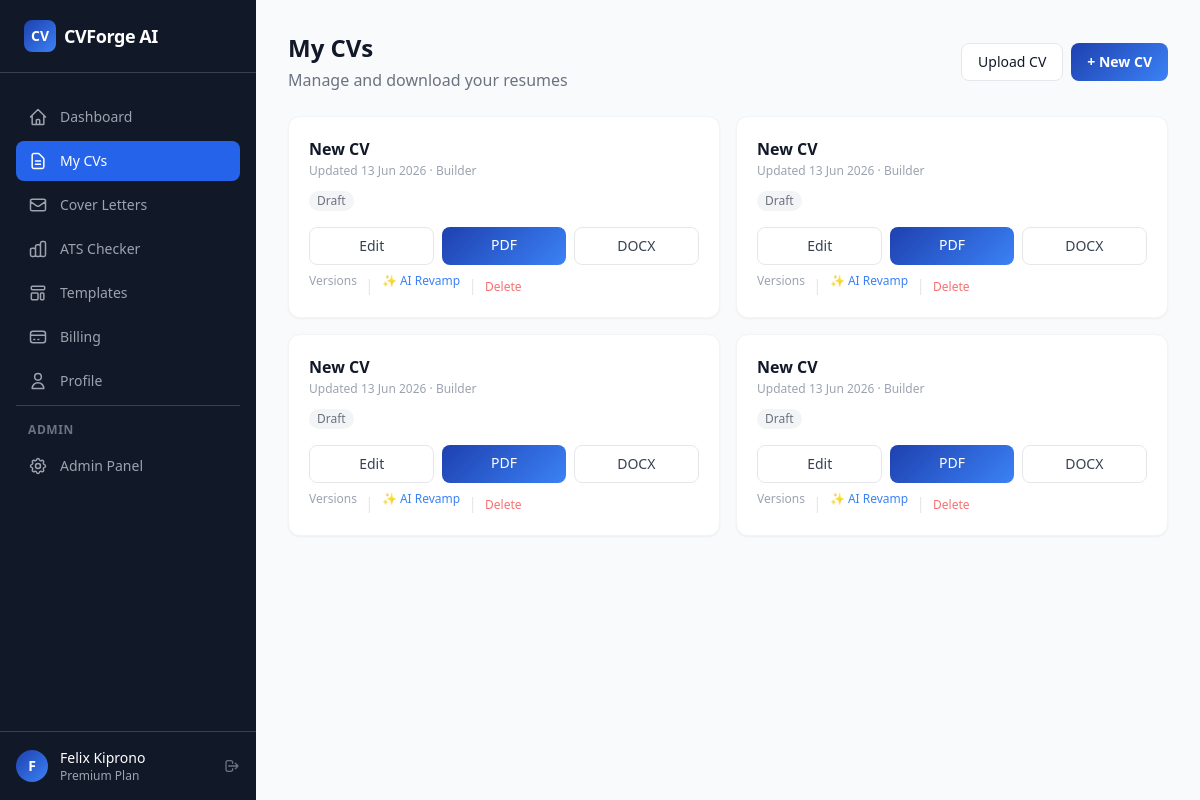
Screenshot of /cv/ (signed in) with the database file from the repository.
### app/models.py (models this page shows, shortened)
class User(db.Model, UserMixin):
    __tablename__ = "users"
    id = db.Column(db.Integer, primary_key=True)
    email = db.Column(db.String(255), unique=True, nullable=False, index=True)
    username = db.Column(db.String(80), unique=True, nullable=True, index=True)
    password_hash = db.Column(db.String(255), nullable=True)
    first_name = db.Column(db.String(80), nullable=True)
    last_name = db.Column(db.String(80), nullable=True)
    avatar_url = db.Column(db.String(500), nullable=True)
    google_id = db.Column(db.String(255), unique=True, nullable=True, index=True)
    oauth_provider = db.Column(db.String(50), nullable=True)
    is_active = db.Column(db.Boolean, default=True, nullable=False)
    is_admin = db.Column(db.Boolean, default=False, nullable=False)
    is_verified = db.Column(db.Boolean, default=False, nullable=False)
    verification_token = db.Column(db.String(255), nullable=True)
    reset_token = db.Column(db.String(255), nullable=True)
    reset_token_expires = db.Column(db.DateTime(timezone=True), nullable=True)
    plan = db.Column(db.String(20), default="free", nullable=False)
    plan_expires_at = db.Column(db.DateTime(timezone=True), nullable=True)
    created_at = db.Column(db.DateTime(timezone=True), default=utcnow, nullable=False)
    updated_at = db.Column(db.DateTime(timezone=True), default=utcnow, onupdate=utcnow, nullable=False)
    last_login_at = db.Column(db.DateTime(timezone=True), nullable=True)
    profile = db.relationship("Profile", backref="user", uselist=False, lazy="joined", cascade="all, delete-orphan")
    resumes = db.relationship("Resume", backref="user", lazy="dynamic", cascade="all, delete-orphan")
    cover_letters = db.relationship("CoverLetter", backref="user", lazy="dynamic", cascade="all, delete-orphan")
    subscriptions = db.relationship("Subscription", backref="user", lazy="dynamic", cascade="all, delete-orphan")
    payments = db.relationship("Payment", backref="user", lazy="dynamic", cascade="all, delete-orphan")
    ai_usages = db.relationship("AIUsage", backref="user", lazy="dynamic", cascade="all, delete-orphan")
    activity_logs = db.relationship("ActivityLog", backref="user", lazy="dynamic", cascade="all, delete-orphan")
    notifications = db.relationship("Notification", backref="user", lazy="dynamic", cascade="all, delete-orphan")
    @property
    def is_premium(self) -> bool:
        if self.plan in ("pro", "premium") and self.plan_expires_at:
            return _make_aware(self.plan_expires_at) > datetime.now(timezone.utc)
        return False
    @property
    def full_name(self) -> str:
        parts = filter(None, [self.first_name, self.last_name])
        return " ".join(parts) or self.email.split("@")[0]

class Resume(db.Model):
    __tablename__ = "resumes"
    id = db.Column(db.Integer, primary_key=True)
    user_id = db.Column(db.Integer, db.ForeignKey("users.id"), nullable=False, index=True)
    template_id = db.Column(db.Integer, db.ForeignKey("templates.id"), nullable=True)
    title = db.Column(db.String(255), nullable=False, default="Untitled Resume")
    slug = db.Column(db.String(255), nullable=True, index=True)
    status = db.Column(db.String(20), default="draft")
    ats_score = db.Column(db.Integer, nullable=True)
    ats_report = db.Column(db.JSON, nullable=True)
    personal_info = db.Column(db.JSON, nullable=True)
    professional_summary = db.Column(db.Text, nullable=True)
    work_experience = db.Column(db.JSON, nullable=True)
    education = db.Column(db.JSON, nullable=True)
    skills = db.Column(db.JSON, nullable=True)
    certifications = db.Column(db.JSON, nullable=True)
    projects = db.Column(db.JSON, nullable=True)
    references = db.Column(db.JSON, nullable=True)
    languages = db.Column(db.JSON, nullable=True)
    awards = db.Column(db.JSON, nullable=True)
    custom_sections = db.Column(db.JSON, nullable=True)
    source = db.Column(db.String(30), default="builder")
    original_filename = db.Column(db.String(255), nullable=True)
    original_file_path = db.Column(db.String(500), nullable=True)
    is_public = db.Column(db.Boolean, default=False)
    public_token = db.Column(db.String(64), unique=True, nullable=True)
    download_count = db.Column(db.Integer, default=0)
    last_downloaded_at = db.Column(db.DateTime(timezone=True), nullable=True)
    created_at = db.Column(db.DateTime(timezone=True), default=utcnow, nullable=False)
    updated_at = db.Column(db.DateTime(timezone=True), default=utcnow, onupdate=utcnow, nullable=False)
    versions = db.relationship("ResumeVersion", backref="resume", lazy="dynamic", cascade="all, delete-orphan")
    job_matches = db.relationship("JobMatch", backref="resume", lazy="dynamic", cascade="all, delete-orphan")

### app/routes/cv.py (the view)
@cv_bp.route("/")
@login_required
def list_cvs():
    resumes = (Resume.query.filter_by(user_id=current_user.id)
               .order_by(Resume.updated_at.desc()).all())
    return render_template("cv/list.html", resumes=resumes)

### app/__init__.py (called while the page is built)
@login_manager.user_loader
def load_user(user_id):
    return db.session.get(User, int(user_id))

### app/models.py (called while the page is built)
def _make_aware(dt):
    if dt is None:
        return None
    if dt.tzinfo is None:
        return dt.replace(tzinfo=timezone.utc)
    return dt

### app/templates/cv/list.html (shortened to what this page needs)
{% extends "base_dashboard.html" %}
{% block page_title %}My CVs{% endblock %}
{% block page_subtitle %}Manage and download your resumes{% endblock %}
{% block page_actions %}
  <a href="{{ url_for('cv.upload') }}"
     class="inline-flex items-center gap-2 px-4 py-2 rounded-lg border border-gray-200 bg-white text-sm font-medium hover:bg-gray-50 transition">
    Upload CV
  </a>
  <a href="{{ url_for('cv.new_cv') }}"
     class="inline-flex items-center gap-2 px-4 py-2 rounded-lg gradient-brand text-white text-sm font-semibold hover:opacity-90 transition">
    + New CV
  </a>
{% endblock %}
{% block content %}
{% if resumes %}
<div class="grid sm:grid-cols-2 xl:grid-cols-3 gap-4">
  {% for resume in resumes %}
  <div class="bg-white rounded-xl border border-gray-100 shadow-sm card-hover p-5 flex flex-col">
    <div class="flex items-start justify-between gap-3 mb-3">
      <div class="min-w-0">
        <h3 class="font-semibold text-gray-900 truncate">{{ resume.title }}</h3>
        <p class="text-xs text-gray-400 mt-0.5">
          Updated {{ resume.updated_at.strftime('%d %b %Y') }}
          · <span class="capitalize">{{ resume.source or 'builder' }}</span>
        </p>
      </div>
    </div>
    <div class="flex flex-wrap gap-1.5 mb-4">
      <span class="text-xs px-2 py-0.5 rounded-full
        {% if resume.status == 'complete' %}bg-green-100 text-green-700
        {% elif resume.status == 'draft' %}bg-gray-100 text-gray-500
        {% else %}bg-blue-100 text-blue-700{% endif %} capitalize">
        {{ resume.status }}
      </span>
    </div>
    <div class="mt-auto flex gap-2 flex-wrap">
      <a href="{{ url_for('cv.builder', resume_id=resume.id) }}"
         class="flex-1 text-center text-sm py-2 px-3 rounded-lg border border-gray-200 hover:bg-gray-50 transition font-medium text-gray-700">
        Edit
      </a>
      <a href="{{ url_for('cv.download', resume_id=resume.id, fmt='pdf') }}"
         class="flex-1 text-center text-sm py-2 px-3 rounded-lg gradient-brand text-white hover:opacity-90 transition font-medium">
        PDF
      </a>
      {% if current_user.is_premium %}
      <a href="{{ url_for('cv.download', resume_id=resume.id, fmt='docx') }}"
         class="flex-1 text-center text-sm py-2 px-3 rounded-lg border border-gray-200 hover:bg-gray-50 transition font-medium text-gray-700">
        DOCX
      </a>
      {% endif %}
    </div>
    <div class="flex gap-2 mt-2">
      <a href="{{ url_for('cv.compare_versions', resume_id=resume.id) }}"
         class="text-xs text-gray-400 hover:text-gray-600 transition">Versions</a>
      <span class="text-gray-200">|</span>
      <a href="{{ url_for('cv.revamp', resume_id=resume.id) }}"
         class="text-xs text-blue-500 hover:text-blue-700 transition font-medium">✨ AI Revamp</a>
      <span class="text-gray-200">|</span>
      <form method="POST" action="{{ url_for('cv.delete', resume_id=resume.id) }}"
            onsubmit="return confirm('Delete this CV? This cannot be undone.')">
        <button type="submit" class="text-xs text-red-400 hover:text-red-600 transition">Delete</button>
      </form>
    </div>
  </div>
  {% endfor %}
</div>
{% endif %}
{% endblock %}

### app/templates/base_dashboard.html (shortened to what this page needs)
{% extends "base.html" %}
{% block body %}
<div class="min-h-screen flex" x-data="{sidebarOpen: false}">
  <aside class="hidden lg:flex lg:flex-col lg:w-64 lg:fixed lg:inset-y-0 bg-gray-900 text-white">
    <div class="flex items-center gap-2 px-6 py-5 border-b border-gray-700">
      <div class="w-8 h-8 rounded-lg gradient-brand flex items-center justify-center text-white font-bold text-sm">CV</div>
      <span class="font-bold text-lg tracking-tight">CVForge AI</span>
    </div>
    <nav class="flex-1 px-4 py-6 space-y-1 overflow-y-auto">
      {% for endpoint, icon_path, label in nav %}
      <a href="{{ url_for(endpoint) }}"
         class="flex items-center gap-3 px-3 py-2.5 rounded-lg text-sm font-medium transition-colors
         {% if request.endpoint == endpoint %}bg-blue-600 text-white{% else %}text-gray-400 hover:bg-gray-800 hover:text-white{% endif %}">
        <svg class="w-5 h-5 flex-shrink-0" fill="none" viewBox="0 0 24 24" stroke="currentColor" stroke-width="1.8">
          <path stroke-linecap="round" stroke-linejoin="round" d="{{ icon_path }}"/>
        </svg>
        {{ label }}
      </a>
      {% endfor %}
      {% if current_user.is_admin %}
      <div class="pt-4 mt-4 border-t border-gray-700">
        <p class="px-3 text-xs font-semibold text-gray-500 uppercase tracking-wider mb-2">Admin</p>
        <a href="{{ url_for('admin.index') }}"
           class="flex items-center gap-3 px-3 py-2.5 rounded-lg text-sm font-medium text-gray-400 hover:bg-gray-800 hover:text-white transition-colors">
          Admin Panel
        </a>
      </div>
      {% endif %}
    </nav>
    <div class="px-4 py-4 border-t border-gray-700">
      <div class="flex items-center gap-3">
        <div class="w-8 h-8 rounded-full gradient-brand flex items-center justify-center text-white text-sm font-bold flex-shrink-0">
          {{ current_user.first_name[0]|upper if current_user.first_name else current_user.email[0]|upper }}
        </div>
        <div class="flex-1 min-w-0">
          <p class="text-sm font-medium text-white truncate">{{ current_user.full_name }}</p>
          <p class="text-xs text-gray-400 capitalize">{{ current_user.plan }} plan</p>
        </div>
        <a href="{{ url_for('auth.logout') }}" title="Logout"
           class="text-gray-500 hover:text-white transition-colors">
          <svg class="w-4 h-4" fill="none" viewBox="0 0 24 24" stroke="currentColor">
            <path stroke-linecap="round" stroke-linejoin="round" stroke-width="2"
                  d="M17 16l4-4m0 0l-4-4m4 4H7m6 4v1a3 3 0 01-3 3H6a3 3 0 01-3-3V7a3 3 0 013-3h4a3 3 0 013 3v1"/>
          </svg>
        </a>
      </div>
    </div>
  </aside>
  <div class="flex-1 lg:ml-64 flex flex-col min-h-screen">
    <main class="flex-1 p-4 lg:p-8">
      {% if self.page_title() %}
      <div class="mb-6 flex items-center justify-between gap-4">
        <div>
          <h1 class="text-2xl font-bold text-gray-900">{% block page_title %}{% endblock %}</h1>
          {% if self.page_subtitle() %}
          <p class="text-gray-500 mt-1">{% block page_subtitle %}{% endblock %}</p>
          {% endif %}
        </div>
        <div class="flex gap-2">{% block page_actions %}{% endblock %}</div>
      </div>
      {% endif %}
      {% block content %}{% endblock %}
    </main>
  </div>
</div>
{% endblock %}

### app/templates/base.html (style rules this page uses)
.gradient-brand { background:linear-gradient(135deg,#1e40af 0%,#3b82f6 100%) }
.card-hover { transition:all .2s ease;border:1px solid #e5e7eb }

### rows the page displays
User: first_name "F", full_name "Felix Kiprono", plan "Premium"
Resume: title "New CV", updated_at "13 Jun 2026", source "Builder", status "Draft"
Resume: title "New CV", updated_at "13 Jun 2026", source "Builder", status "Draft"
Resume: title "New CV", updated_at "13 Jun 2026", source "Builder", status "Draft"
Resume: title "New CV", updated_at "13 Jun 2026", source "Builder", status "Draft"

### other values shown
{{ label }} "Dashboard" "My CVs" "Cover Letters" "ATS Checker" "Templates" "Billing" "Profile"
